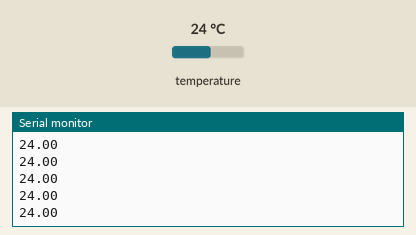
Bench run of a sketch on a simulated Arduino Uno, built with avr-gcc and run on an emulated ATmega328P. On the bench: the last lines printed to the serial monitor. Inputs (shaded band) come from the test bench; at power-on: temperature 24 °C.

Above: at 1.2 s.
1.3 s: temperature set to 12 °C
At 1.41 s:
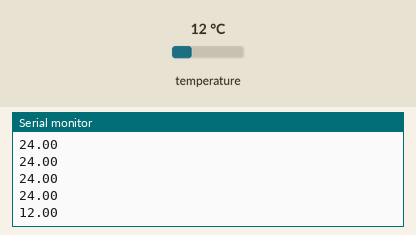
2.8 s: temperature set to 19 °C
At 2.82 s:
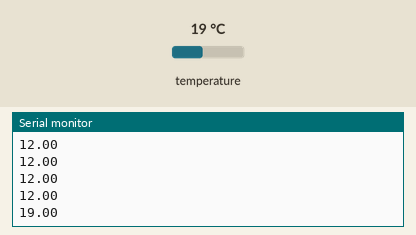
Timing chart, 0 to 5.8 s (numbered marks = the images above; inputs shaded):
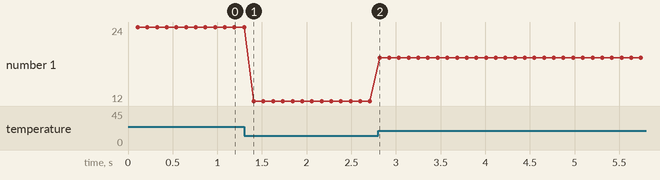

The sketch:

ds18b20_test.ino
```cpp
#include <OneWire.h>
#include <DallasTemperature.h>

#define ONE_WIRE_BUS 10 // データ(黄)で使用するポート番号
#define SENSER_BIT    9      // 精度の設定bit

OneWire oneWire(ONE_WIRE_BUS);
DallasTemperature sensors(&oneWire);

void setup(void) {
  Serial.begin(9600); //温度表示確認用
  sensors.setResolution(SENSER_BIT);
}

void loop(void) {
  sensors.requestTemperatures();              // 温度取得要求
  Serial.println(sensors.getTempCByIndex(0)); //温度の取得&シリアル送信
}
```

Measured:
- after the input at 1.3 s, the serial monitor: prints a new line after 0.11 s (image 1)
- after the input at 2.8 s, the serial monitor: prints a new line at once (image 2)
- plotted number 1: 24 → 12 after the input at 1.3 s, 12 → 19 after the input at 2.8 s
